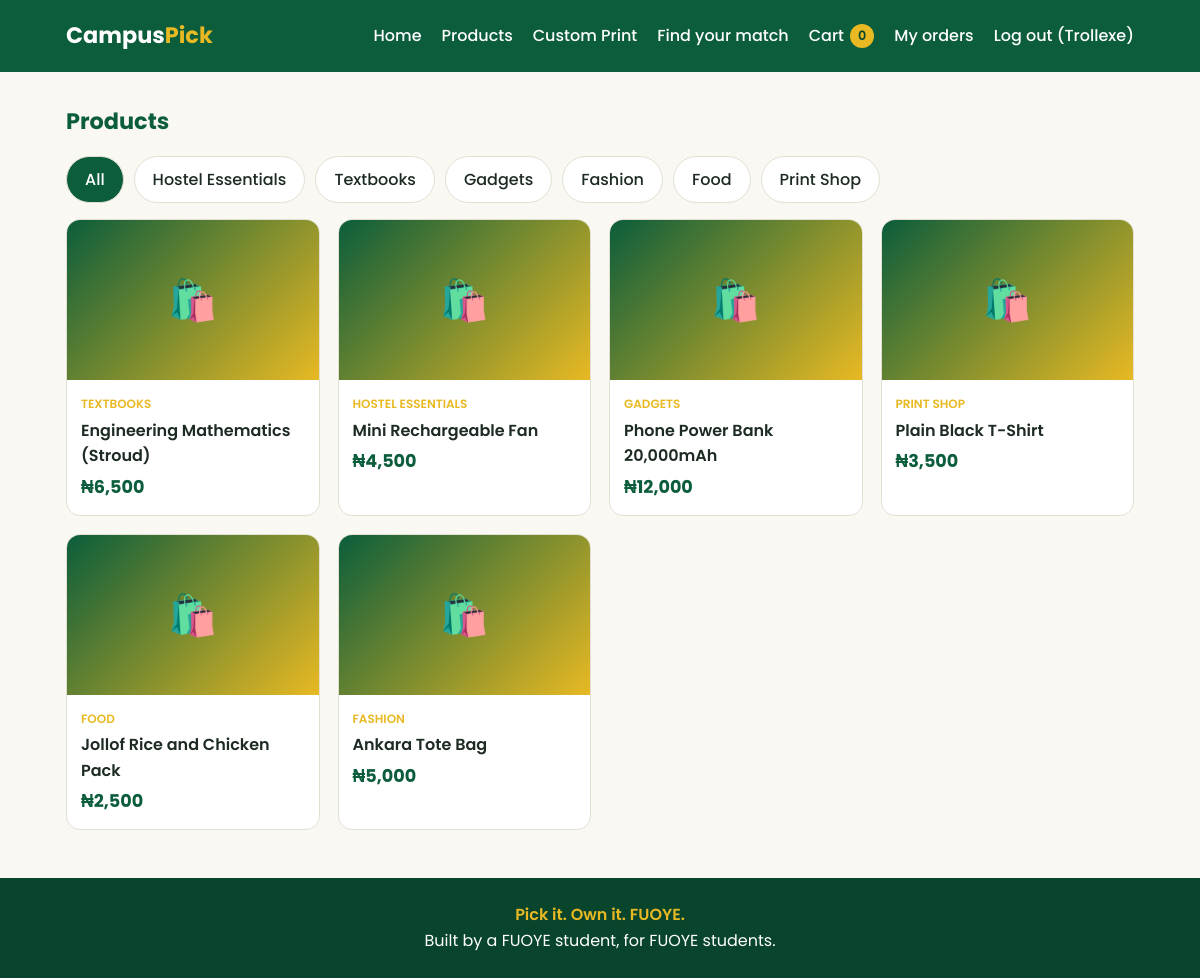
The page /products.php (signed in) on the database its author committed.
### tables this page shows
CREATE TABLE `products` (
  `id` int(11) NOT NULL,
  `seller_id` int(11) NOT NULL,
  `name` varchar(150) NOT NULL,
  `description` text DEFAULT NULL,
  `price` decimal(10,2) NOT NULL,
  `category` varchar(50) DEFAULT NULL,
  `image` varchar(255) DEFAULT NULL,
  `created_at` timestamp NOT NULL DEFAULT current_timestamp()
);

### products.php (the view, shortened to what this page needs)
<?php
include 'includes/db.php';
include 'includes/header.php';
$cat = $_GET['cat'] ?? '';
if ($cat !== '') {
    $stmt = $conn->prepare("SELECT id, name, price, category, image FROM products WHERE category = ? ORDER BY created_at DESC");
    $stmt->bind_param("s", $cat);
} else {
    $stmt = $conn->prepare("SELECT id, name, price, category, image FROM products ORDER BY created_at DESC");
}
$stmt->execute();
$result = $stmt->get_result();
$cats = ['Hostel Essentials', 'Textbooks', 'Gadgets', 'Fashion', 'Food', 'Print Shop'];
?>
<main class="container">
  <h2 class="section-title">Products</h2>
  <div class="chips">
    <a class="chip <?php echo $cat === '' ? 'active' : ''; ?>" href="products.php">All</a>
    <?php foreach ($cats as $c): ?>
      <a class="chip <?php echo $cat === $c ? 'active' : ''; ?>"
         href="products.php?cat=<?php echo urlencode($c); ?>"><?php echo htmlspecialchars($c); ?></a>
    <?php endforeach; ?>
  </div>
  <div class="grid">
    <?php while ($row = $result->fetch_assoc()): ?>
      <a class="card" href="product.php?id=<?php echo (int)$row['id']; ?>">
        <div class="card-img">
          <?php if ($row['image']): ?>
            <img src="uploads/<?php echo htmlspecialchars($row['image']); ?>" alt="">
          <?php else: ?>🛍️<?php endif; ?>
        </div>
        <div class="card-body">
          <div class="card-cat"><?php echo htmlspecialchars($row['category']); ?></div>
          <div class="card-name"><?php echo htmlspecialchars($row['name']); ?></div>
          <div class="card-price">₦<?php echo number_format($row['price']); ?></div>
        </div>
      </a>
    <?php endwhile; ?>
  </div>
</main>
<?php include 'includes/footer.php'; ?>

### css/style.css (style rules this page uses)
:root { --green: #0B5D3B; --green-dark: #08452c; --gold: #E8B923; --bg: #FAF8F2; --ink: #1d2b22; --white: #ffffff; --muted: #6b7a70; --line: #e3dfd2; --radius: 14px; --speed: 0.3s; --ease: cubic-bezier(0.4, 0, 0.2, 1); }
* { box-sizing: border-box; margin: 0; padding: 0; }
body { font-family: 'Poppins', sans-serif; background: var(--bg); color: var(--ink); line-height: 1.6; min-height: 100vh; display: flex; flex-direction: column; }
main { flex: 1; width: 100%; min-width: 0; }
a { color: inherit; text-decoration: none; }
.container { max-width: 1100px; margin: 0 auto; padding: 0 16px; }
.section-title { margin: 32px 0 16px; font-size: 1.4rem; color: var(--green); }
.chips { display: flex; flex-wrap: wrap; gap: 10px; }
.chip { background: var(--white); border: 1px solid var(--line); padding: 10px 18px; border-radius: 999px; font-weight: 500; min-height: 44px; display: inline-flex; align-items: center; transition: transform var(--speed) var(--ease), background var(--speed) var(--ease); }
.chip.active { background: var(--green); color: var(--white); }
.grid { display: grid; grid-template-columns: repeat(auto-fill, minmax(220px, 1fr)); gap: 18px; margin-top: 16px; }
.card { background: var(--white); border-radius: var(--radius); overflow: hidden; border: 1px solid var(--line); transition: transform var(--speed) var(--ease), box-shadow var(--speed) var(--ease); }
.card-img { height: 160px; background: linear-gradient(135deg, var(--green), var(--gold)); display: flex; align-items: center; justify-content: center; font-size: 2.5rem; color: var(--white); }
.card-body { padding: 14px; }
.card-cat { font-size: 0.75rem; color: var(--gold); font-weight: 600; text-transform: uppercase; }
.card-name { font-weight: 600; margin: 4px 0; }
.card-price { color: var(--green); font-weight: 700; font-size: 1.1rem; }
.grid .card { animation: rise 0.5s var(--ease) both; }
.grid .card:nth-child(2) { animation-delay: 0.07s; }
.grid .card:nth-child(3) { animation-delay: 0.14s; }
.grid .card:nth-child(4) { animation-delay: 0.21s; }
.grid .card:nth-child(5) { animation-delay: 0.28s; }
.grid .card:nth-child(6) { animation-delay: 0.35s; }

### rows shown on the page
products: category "TEXTBOOKS", name "Engineering Mathematics (Stroud)", price "6,500"
products: category "HOSTEL ESSENTIALS", name "Mini Rechargeable Fan", price "4,500"
products: category "GADGETS", name "Phone Power Bank 20,000mAh", price "12,000"
products: category "PRINT SHOP", name "Plain Black T-Shirt", price "3,500"
products: category "FOOD", name "Jollof Rice and Chicken Pack", price "2,500"
products: category "FASHION", name "Ankara Tote Bag", price "5,000"

### other values the page prints
explode(' ', $user['name'])[0] "Trollexe"
$c "Hostel Essentials"
$c "Textbooks"
$c "Gadgets"
$c "Fashion"
$c "Food"
$c "Print Shop"
